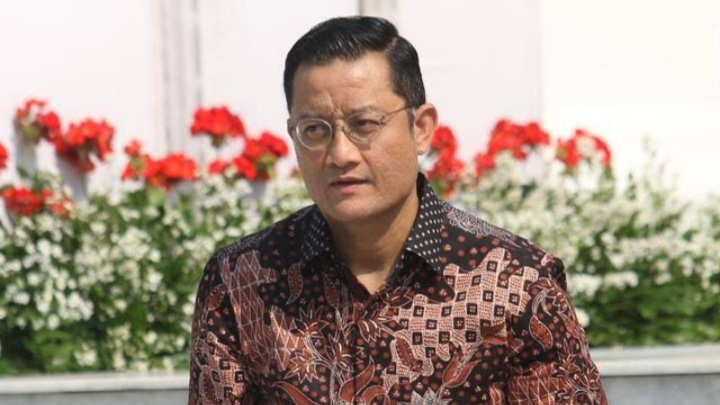
#> input picture AICTA/opencv/detect-object-similar-color/image.jpg, 720 x 405 px, found by its file name
$ python detect-object-similar-color.py
#> lines starting #> are read from the running program, lines starting #| are printed output that depends on the picture; after the words box and inside, x2 and y2 are one past the last pixel; in counts of white or black regions, pixels touching at a corner belong together
# TechVidvan Object detection of similar color

import cv2
import numpy as np

# Reading the image

img = cv2.imread('D:\Project\Bottani\AICTA\opencv\detect-object-similar-color\image.jpg')
#> img is the input picture: shape (405, 720, 3); mean B, G, R 137.5, 150.8, 167.8

#define kernel size
kernel = np.ones((7,7),np.uint8)


# convert to hsv colorspace
hsv = cv2.cvtColor(img, cv2.COLOR_BGR2HSV)
#> hsv: shape (405, 720, 3); mean H, S, V 34.7, 61.4, 170

# lower bound and upper bound for Green color
lower_bound = np.array([50, 20, 20])
upper_bound = np.array([100, 255, 255])


# # lower bound and upper bound for Yellow color
# lower_bound = np.array([20, 80, 80])
# upper_bound = np.array([30, 255, 255])


# find the colors within the boundaries
mask = cv2.inRange(hsv, lower_bound, upper_bound)
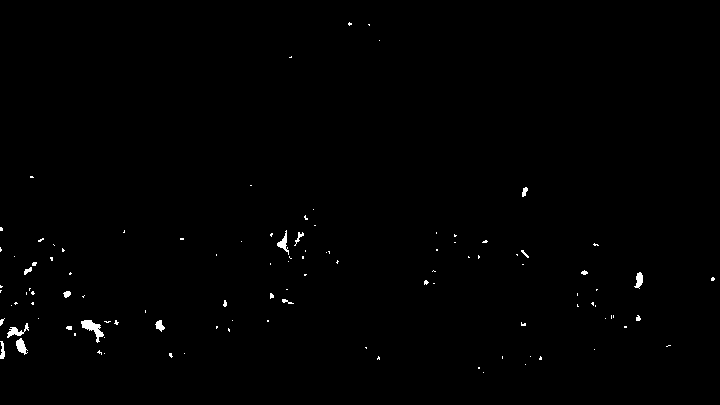
#> mask: shape (405, 720); 0.54% white; 109 white regions (91 under 20 px), largest, box (x1, y1, x2, y2) and area: (81, 320, 104, 343) 213, (7, 323, 29, 338) 123, (16, 338, 28, 355) 114


# Remove unnecessary noise from mask

mask = cv2.morphologyEx(mask, cv2.MORPH_CLOSE, kernel)
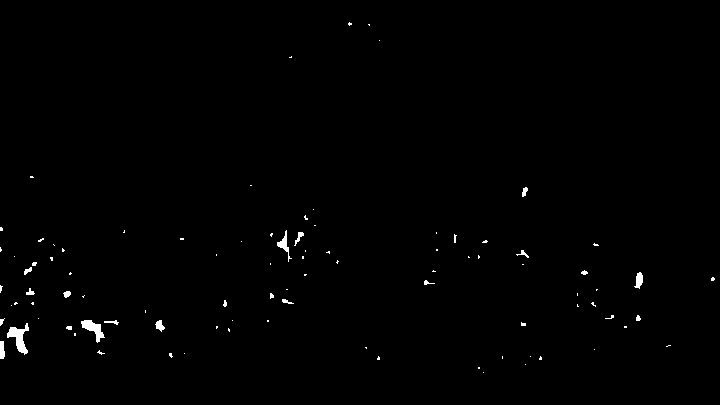
#> mask: shape (405, 720); 0.62% white; 93 white regions (73 under 20 px), largest, box (x1, y1, x2, y2) and area: (7, 323, 29, 355) 305, (81, 320, 105, 343) 236, (277, 230, 292, 262) 129
mask = cv2.morphologyEx(mask, cv2.MORPH_OPEN, kernel)
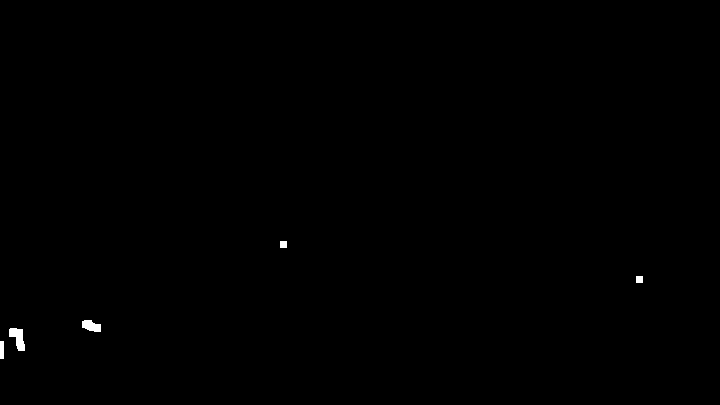
#> mask: shape (405, 720); 0.19% white; 5 white regions


# Segment only the detected region

segmented_img = cv2.bitwise_and(img, img, mask=mask)

# Find contours from the mask

contours, hierarchy = cv2.findContours(mask.copy(), cv2.RETR_EXTERNAL, cv2.CHAIN_APPROX_SIMPLE)
#> contours = 5 contours; box (x1, y1, x2, y2) and area: (9, 328, 25, 351) 192, (82, 320, 101, 332) 141, (0, 341, 4, 359) 51, (636, 276, 643, 283) 36, (280, 241, 287, 248) 36

# Draw contour on segmented image

# output = cv2.drawContours(segmented_img, contours, -1, (0, 0, 255), 3)


# Draw contour on original image

output = cv2.drawContours(img, contours, -1, (0, 0, 255), 3)

# Showing the output

# cv2.imshow("Image", img)
cv2.imshow("Output", output)

cv2.waitKey(0)
cv2.destroyAllWindows()
